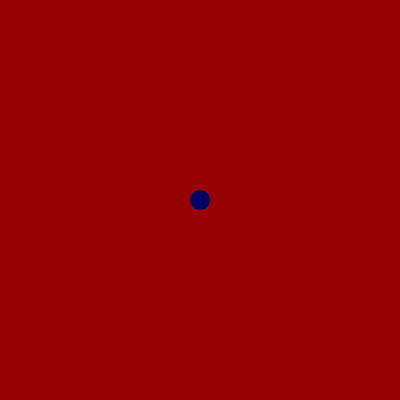
Frame 1 (no input)
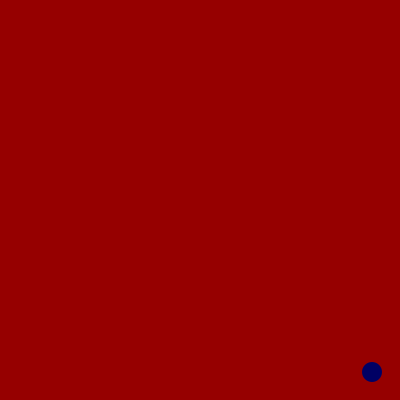
Frame 60 (the mouse pressed at the canvas centre just before this capture)
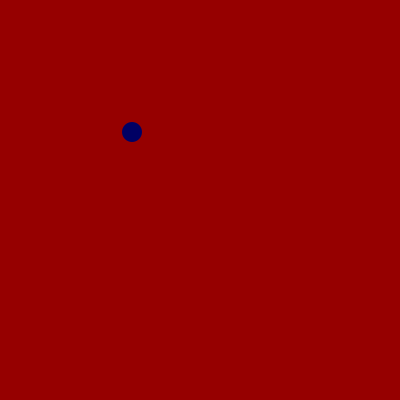
Frame 120 (the mouse held since frame 60 and released just before this capture)

The Processing sketch that drew these frames (run headless with seeded random() and noise(); from frame 60 on, the mouse is pressed at the canvas centre):

// Processing sketch: processing_66278
// ── processing_66278.pde

int ballX;
int ballY;
int speedBallX;
int speedBallY;

void setup() {

  size (400, 400);
  smooth();

  ballX = width/2;
  ballY = height/2;
  speedBallX = 4;
  speedBallY = 4;
}

void draw() {
  
  background(150, 0, 0);
  noStroke();
  fill(0, 0, 100);
  ellipse (ballX, ballY, 20, 20);
  
  ballX = ballX + speedBallX;
  ballY = ballY + speedBallY;
  
   if (ballX > width || ballX < 0){
   speedBallX *= -1;
  }
   
  if (ballY > height || ballY < 0){
   speedBallY *= -1;
  }


}
